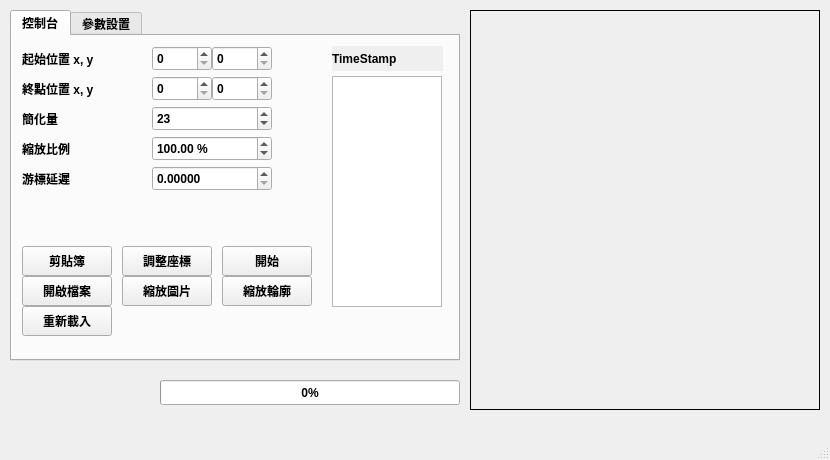
<?xml version="1.0" encoding="UTF-8"?>
<ui version="4.0">
 <class>MainWindow</class>
 <widget class="QMainWindow" name="MainWindow">
  <property name="geometry">
   <rect>
    <x>0</x>
    <y>0</y>
    <width>830</width>
    <height>460</height>
   </rect>
  </property>
  <property name="font">
   <font>
    <family>Microsoft JhengHei UI</family>
    <weight>75</weight>
    <bold>true</bold>
   </font>
  </property>
  <property name="windowTitle">
   <string>AutoDrawingBot</string>
  </property>
  <widget class="QWidget" name="centralwidget">
   <widget class="QTabWidget" name="tabWidget">
    <property name="geometry">
     <rect>
      <x>10</x>
      <y>10</y>
      <width>450</width>
      <height>351</height>
     </rect>
    </property>
    <property name="currentIndex">
     <number>0</number>
    </property>
    <widget class="QWidget" name="controlpannel">
     <attribute name="title">
      <string>控制台</string>
     </attribute>
     <widget class="QPushButton" name="clipboard_btn">
      <property name="geometry">
       <rect>
        <x>10</x>
        <y>210</y>
        <width>90</width>
        <height>30</height>
       </rect>
      </property>
      <property name="text">
       <string>剪貼簿</string>
      </property>
     </widget>
     <widget class="QSpinBox" name="START_COORDy">
      <property name="geometry">
       <rect>
        <x>200</x>
        <y>10</y>
        <width>60</width>
        <height>25</height>
       </rect>
      </property>
      <property name="maximum">
       <number>4800</number>
      </property>
      <property name="value">
       <number>0</number>
      </property>
     </widget>
     <widget class="QLabel" name="label_9">
      <property name="geometry">
       <rect>
        <x>10</x>
        <y>40</y>
        <width>120</width>
        <height>25</height>
       </rect>
      </property>
      <property name="text">
       <string>終點位置 x, y</string>
      </property>
     </widget>
     <widget class="QLabel" name="label_10">
      <property name="geometry">
       <rect>
        <x>10</x>
        <y>10</y>
        <width>120</width>
        <height>25</height>
       </rect>
      </property>
      <property name="text">
       <string>起始位置 x, y</string>
      </property>
     </widget>
     <widget class="QSpinBox" name="START_COORDx">
      <property name="geometry">
       <rect>
        <x>140</x>
        <y>10</y>
        <width>60</width>
        <height>25</height>
       </rect>
      </property>
      <property name="maximum">
       <number>4800</number>
      </property>
      <property name="value">
       <number>0</number>
      </property>
     </widget>
     <widget class="QSpinBox" name="END_COORDx">
      <property name="geometry">
       <rect>
        <x>140</x>
        <y>40</y>
        <width>60</width>
        <height>25</height>
       </rect>
      </property>
      <property name="maximum">
       <number>4800</number>
      </property>
      <property name="value">
       <number>0</number>
      </property>
     </widget>
     <widget class="QSpinBox" name="END_COORDy">
      <property name="geometry">
       <rect>
        <x>200</x>
        <y>40</y>
        <width>60</width>
        <height>25</height>
       </rect>
      </property>
      <property name="maximum">
       <number>4800</number>
      </property>
      <property name="value">
       <number>0</number>
      </property>
     </widget>
     <widget class="QLabel" name="label_11">
      <property name="geometry">
       <rect>
        <x>10</x>
        <y>70</y>
        <width>120</width>
        <height>25</height>
       </rect>
      </property>
      <property name="text">
       <string>簡化量</string>
      </property>
     </widget>
     <widget class="QSpinBox" name="SCALINE_FACTOR">
      <property name="geometry">
       <rect>
        <x>140</x>
        <y>70</y>
        <width>120</width>
        <height>25</height>
       </rect>
      </property>
      <property name="maximum">
       <number>500</number>
      </property>
      <property name="value">
       <number>23</number>
      </property>
     </widget>
     <widget class="QLabel" name="label_12">
      <property name="geometry">
       <rect>
        <x>10</x>
        <y>100</y>
        <width>120</width>
        <height>25</height>
       </rect>
      </property>
      <property name="text">
       <string>縮放比例</string>
      </property>
     </widget>
     <widget class="QPushButton" name="resize_btn">
      <property name="geometry">
       <rect>
        <x>110</x>
        <y>240</y>
        <width>90</width>
        <height>30</height>
       </rect>
      </property>
      <property name="text">
       <string>縮放圖片</string>
      </property>
     </widget>
     <widget class="QPushButton" name="openfile_btn">
      <property name="geometry">
       <rect>
        <x>10</x>
        <y>240</y>
        <width>90</width>
        <height>30</height>
       </rect>
      </property>
      <property name="text">
       <string>開啟檔案</string>
      </property>
     </widget>
     <widget class="QPushButton" name="setcoord_btn">
      <property name="geometry">
       <rect>
        <x>110</x>
        <y>210</y>
        <width>90</width>
        <height>30</height>
       </rect>
      </property>
      <property name="text">
       <string>調整座標</string>
      </property>
     </widget>
     <widget class="QPushButton" name="start_btn">
      <property name="geometry">
       <rect>
        <x>210</x>
        <y>210</y>
        <width>90</width>
        <height>30</height>
       </rect>
      </property>
      <property name="text">
       <string>開始</string>
      </property>
     </widget>
     <widget class="QListWidget" name="edges_select">
      <property name="geometry">
       <rect>
        <x>320</x>
        <y>40</y>
        <width>110</width>
        <height>231</height>
       </rect>
      </property>
     </widget>
     <widget class="QLabel" name="label_8">
      <property name="geometry">
       <rect>
        <x>10</x>
        <y>130</y>
        <width>120</width>
        <height>25</height>
       </rect>
      </property>
      <property name="text">
       <string>游標延遲</string>
      </property>
     </widget>
     <widget class="QDoubleSpinBox" name="PGPAUSE">
      <property name="geometry">
       <rect>
        <x>140</x>
        <y>130</y>
        <width>120</width>
        <height>25</height>
       </rect>
      </property>
      <property name="decimals">
       <number>5</number>
      </property>
      <property name="maximum">
       <double>1000.000000000000000</double>
      </property>
      <property name="singleStep">
       <double>0.001000000000000</double>
      </property>
     </widget>
     <widget class="QDoubleSpinBox" name="RESIZE_SCALE">
      <property name="geometry">
       <rect>
        <x>140</x>
        <y>100</y>
        <width>120</width>
        <height>25</height>
       </rect>
      </property>
      <property name="prefix">
       <string/>
      </property>
      <property name="suffix">
       <string> %</string>
      </property>
      <property name="decimals">
       <number>2</number>
      </property>
      <property name="maximum">
       <double>500.000000000000000</double>
      </property>
      <property name="value">
       <double>100.000000000000000</double>
      </property>
     </widget>
     <widget class="QPushButton" name="resizeEdges_btn">
      <property name="geometry">
       <rect>
        <x>210</x>
        <y>240</y>
        <width>90</width>
        <height>30</height>
       </rect>
      </property>
      <property name="text">
       <string>縮放輪廓</string>
      </property>
     </widget>
     <widget class="QPushButton" name="reload_btn">
      <property name="geometry">
       <rect>
        <x>10</x>
        <y>270</y>
        <width>90</width>
        <height>30</height>
       </rect>
      </property>
      <property name="text">
       <string>重新載入</string>
      </property>
     </widget>
     <widget class="QLabel" name="label_13">
      <property name="geometry">
       <rect>
        <x>320</x>
        <y>10</y>
        <width>111</width>
        <height>25</height>
       </rect>
      </property>
      <property name="autoFillBackground">
       <bool>true</bool>
      </property>
      <property name="text">
       <string>TimeStamp</string>
      </property>
     </widget>
    </widget>
    <widget class="QWidget" name="Constants">
     <attribute name="title">
      <string>參數設置</string>
     </attribute>
     <widget class="QSpinBox" name="DEFAULT_SCALINE_FACTOR">
      <property name="geometry">
       <rect>
        <x>140</x>
        <y>10</y>
        <width>120</width>
        <height>25</height>
       </rect>
      </property>
      <property name="maximum">
       <number>500</number>
      </property>
      <property name="value">
       <number>23</number>
      </property>
     </widget>
     <widget class="QSpinBox" name="MIN_EDGE_LENGTH">
      <property name="geometry">
       <rect>
        <x>140</x>
        <y>40</y>
        <width>120</width>
        <height>25</height>
       </rect>
      </property>
      <property name="maximum">
       <number>100</number>
      </property>
      <property name="value">
       <number>7</number>
      </property>
     </widget>
     <widget class="QSpinBox" name="KERNEL_SIZEx">
      <property name="geometry">
       <rect>
        <x>140</x>
        <y>70</y>
        <width>60</width>
        <height>25</height>
       </rect>
      </property>
      <property name="minimum">
       <number>1</number>
      </property>
      <property name="maximum">
       <number>17</number>
      </property>
      <property name="singleStep">
       <number>2</number>
      </property>
      <property name="value">
       <number>7</number>
      </property>
     </widget>
     <widget class="QSpinBox" name="KERNEL_SIZEy">
      <property name="geometry">
       <rect>
        <x>200</x>
        <y>70</y>
        <width>60</width>
        <height>25</height>
       </rect>
      </property>
      <property name="minimum">
       <number>1</number>
      </property>
      <property name="maximum">
       <number>17</number>
      </property>
      <property name="singleStep">
       <number>2</number>
      </property>
      <property name="value">
       <number>7</number>
      </property>
     </widget>
     <widget class="QSpinBox" name="LOW_cTHRESHOLD">
      <property name="geometry">
       <rect>
        <x>140</x>
        <y>100</y>
        <width>120</width>
        <height>25</height>
       </rect>
      </property>
      <property name="minimum">
       <number>10</number>
      </property>
      <property name="maximum">
       <number>1000</number>
      </property>
      <property name="value">
       <number>20</number>
      </property>
     </widget>
     <widget class="QSpinBox" name="HIGH_cTHRESHOLD">
      <property name="geometry">
       <rect>
        <x>140</x>
        <y>130</y>
        <width>120</width>
        <height>25</height>
       </rect>
      </property>
      <property name="minimum">
       <number>10</number>
      </property>
      <property name="maximum">
       <number>1000</number>
      </property>
      <property name="value">
       <number>100</number>
      </property>
     </widget>
     <widget class="QSpinBox" name="DEFAULT_START_COORDy">
      <property name="geometry">
       <rect>
        <x>200</x>
        <y>160</y>
        <width>60</width>
        <height>25</height>
       </rect>
      </property>
      <property name="maximum">
       <number>4800</number>
      </property>
      <property name="value">
       <number>300</number>
      </property>
     </widget>
     <widget class="QSpinBox" name="DEFAULT_START_COORDx">
      <property name="geometry">
       <rect>
        <x>140</x>
        <y>160</y>
        <width>60</width>
        <height>25</height>
       </rect>
      </property>
      <property name="maximum">
       <number>4800</number>
      </property>
      <property name="value">
       <number>70</number>
      </property>
     </widget>
     <widget class="QSpinBox" name="DEFAULT_END_COORDy">
      <property name="geometry">
       <rect>
        <x>200</x>
        <y>190</y>
        <width>60</width>
        <height>25</height>
       </rect>
      </property>
      <property name="maximum">
       <number>4800</number>
      </property>
      <property name="value">
       <number>870</number>
      </property>
     </widget>
     <widget class="QSpinBox" name="DEFAULT_END_COORDx">
      <property name="geometry">
       <rect>
        <x>140</x>
        <y>190</y>
        <width>60</width>
        <height>25</height>
       </rect>
      </property>
      <property name="maximum">
       <number>4800</number>
      </property>
      <property name="value">
       <number>1700</number>
      </property>
     </widget>
     <widget class="QCheckBox" name="AUTO_FIT_AREA">
      <property name="geometry">
       <rect>
        <x>270</x>
        <y>10</y>
        <width>121</width>
        <height>25</height>
       </rect>
      </property>
      <property name="text">
       <string>自動填滿區域</string>
      </property>
      <property name="checked">
       <bool>false</bool>
      </property>
     </widget>
     <widget class="QLabel" name="label">
      <property name="geometry">
       <rect>
        <x>10</x>
        <y>10</y>
        <width>120</width>
        <height>25</height>
       </rect>
      </property>
      <property name="text">
       <string>預設簡化量</string>
      </property>
     </widget>
     <widget class="QLabel" name="label_2">
      <property name="geometry">
       <rect>
        <x>10</x>
        <y>40</y>
        <width>120</width>
        <height>25</height>
       </rect>
      </property>
      <property name="text">
       <string>最小邊緣長度</string>
      </property>
     </widget>
     <widget class="QLabel" name="label_3">
      <property name="geometry">
       <rect>
        <x>10</x>
        <y>70</y>
        <width>120</width>
        <height>25</height>
       </rect>
      </property>
      <property name="text">
       <string>高斯核大小</string>
      </property>
     </widget>
     <widget class="QLabel" name="label_4">
      <property name="geometry">
       <rect>
        <x>10</x>
        <y>100</y>
        <width>120</width>
        <height>25</height>
       </rect>
      </property>
      <property name="text">
       <string>邊緣檢測閾值(低)</string>
      </property>
     </widget>
     <widget class="QLabel" name="label_5">
      <property name="geometry">
       <rect>
        <x>10</x>
        <y>130</y>
        <width>120</width>
        <height>25</height>
       </rect>
      </property>
      <property name="text">
       <string>邊緣檢測閾值(高)</string>
      </property>
     </widget>
     <widget class="QLabel" name="label_6">
      <property name="geometry">
       <rect>
        <x>10</x>
        <y>160</y>
        <width>120</width>
        <height>25</height>
       </rect>
      </property>
      <property name="text">
       <string>預設起始位置</string>
      </property>
     </widget>
     <widget class="QLabel" name="label_7">
      <property name="geometry">
       <rect>
        <x>10</x>
        <y>190</y>
        <width>120</width>
        <height>25</height>
       </rect>
      </property>
      <property name="text">
       <string>預設終點位置</string>
      </property>
     </widget>
     <widget class="QPushButton" name="apply_btn">
      <property name="geometry">
       <rect>
        <x>380</x>
        <y>220</y>
        <width>50</width>
        <height>30</height>
       </rect>
      </property>
      <property name="text">
       <string>儲存</string>
      </property>
     </widget>
     <widget class="QCheckBox" name="USE_SPEEDMODE">
      <property name="geometry">
       <rect>
        <x>270</x>
        <y>40</y>
        <width>121</width>
        <height>25</height>
       </rect>
      </property>
      <property name="toolTip">
       <string>不顯示進度</string>
      </property>
      <property name="text">
       <string>啟用快速載入</string>
      </property>
      <property name="iconSize">
       <size>
        <width>20</width>
        <height>20</height>
       </size>
      </property>
      <property name="checked">
       <bool>false</bool>
      </property>
     </widget>
    </widget>
   </widget>
   <widget class="QLabel" name="image_display">
    <property name="geometry">
     <rect>
      <x>470</x>
      <y>10</y>
      <width>350</width>
      <height>400</height>
     </rect>
    </property>
    <property name="acceptDrops">
     <bool>false</bool>
    </property>
    <property name="autoFillBackground">
     <bool>true</bool>
    </property>
    <property name="frameShape">
     <enum>QFrame::Panel</enum>
    </property>
    <property name="text">
     <string/>
    </property>
    <property name="scaledContents">
     <bool>false</bool>
    </property>
    <property name="alignment">
     <set>Qt::AlignCenter</set>
    </property>
   </widget>
   <widget class="QProgressBar" name="progressBar">
    <property name="geometry">
     <rect>
      <x>160</x>
      <y>380</y>
      <width>300</width>
      <height>25</height>
     </rect>
    </property>
    <property name="value">
     <number>0</number>
    </property>
   </widget>
   <widget class="QLabel" name="progressing_data">
    <property name="geometry">
     <rect>
      <x>30</x>
      <y>380</y>
      <width>111</width>
      <height>25</height>
     </rect>
    </property>
    <property name="autoFillBackground">
     <bool>true</bool>
    </property>
    <property name="text">
     <string/>
    </property>
   </widget>
  </widget>
  <widget class="QMenuBar" name="menubar">
   <property name="geometry">
    <rect>
     <x>0</x>
     <y>0</y>
     <width>830</width>
     <height>25</height>
    </rect>
   </property>
  </widget>
  <widget class="QStatusBar" name="statusbar"/>
 </widget>
 <resources/>
 <connections/>
</ui>
